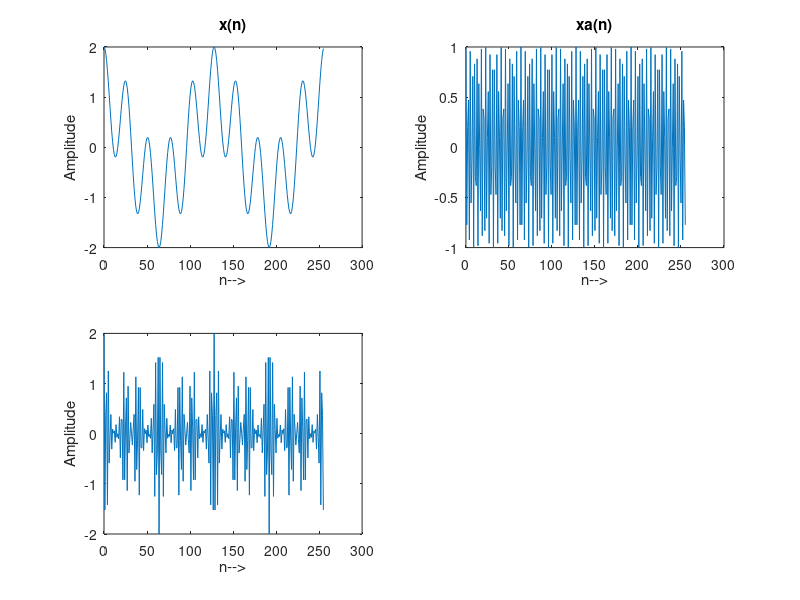
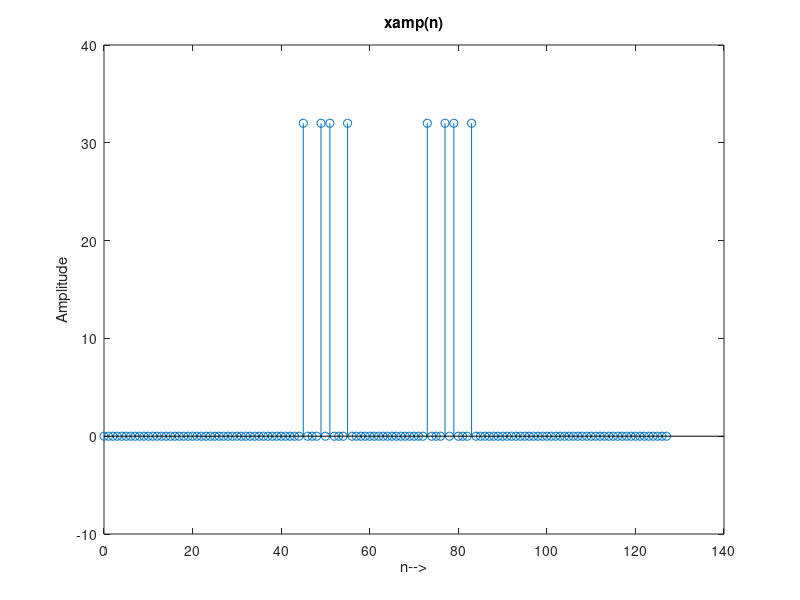
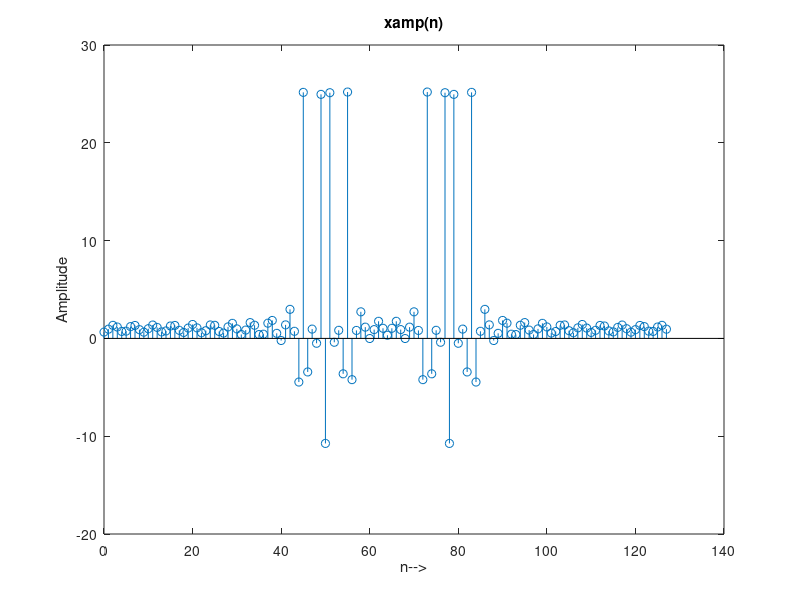

MATLAB code for these plots, in order:
%DSP LAB ASSESSMENT - 3
%DFT of signals

%Chirag Satapathy - 19BEI0107

%x(n) = cos(2pi)f1*n + cos(2pi)f2*n

clc
close all
clear all

%Section (a)
f1 = 1/128;f2 = 5/128;n = 0:255;fc = 50/128;

x = cos(2*pi*f1*n)+cos(2*pi*f2*n);
xa = cos(2*pi*fc*n);
xamp = x.*xa;
subplot(2,2,1);
plot(n,x);
title('x(n)');
xlabel('n-->');
ylabel('Amplitude');

subplot(2,2,2);
plot(n,xa);
title('xa(n)');
xlabel('n-->');
ylabel('Amplitude');

subplot(2,2,3);
plot(n,xamp);
xlabel('n-->');
ylabel('Amplitude');

%128 point DFT computation - solution
%Section (b)
n = 0:127;
figure
n1 = 128;
f1 = 1/128; f2 = 5/128; fc = 50/128;
x = cos(2*pi*f1*n)+cos(2*pi*f2*n);
xc = cos(2*pi*fc*n);
xa = cos(2*pi*fc*n);
xamp = x.*xa; xam = fft(xamp,n1);
stem(n, xam); title('xamp(n)'); 
xlabel('n-->');
ylabel('Amplitude');

%128 point DFT computation - solution
%Section (c)
n = 0:99;
figure
n2 = 0:n1-1;
f1 = 1/128; f2 = 5/128; fc = 50/128;
x = cos(2*pi*f1*n)+cos(2*pi*f2*n);
xc = cos(2*pi*fc*n);
xa = cos(2*pi*fc*n);
xamp = x.*xa;
for i=1:100
    xamp1(i)=xamp(i);
end
xam = fft(xamp,n1);
stem(n2, xam); title('xamp(n)'); 
xlabel('n-->');
ylabel('Amplitude');

